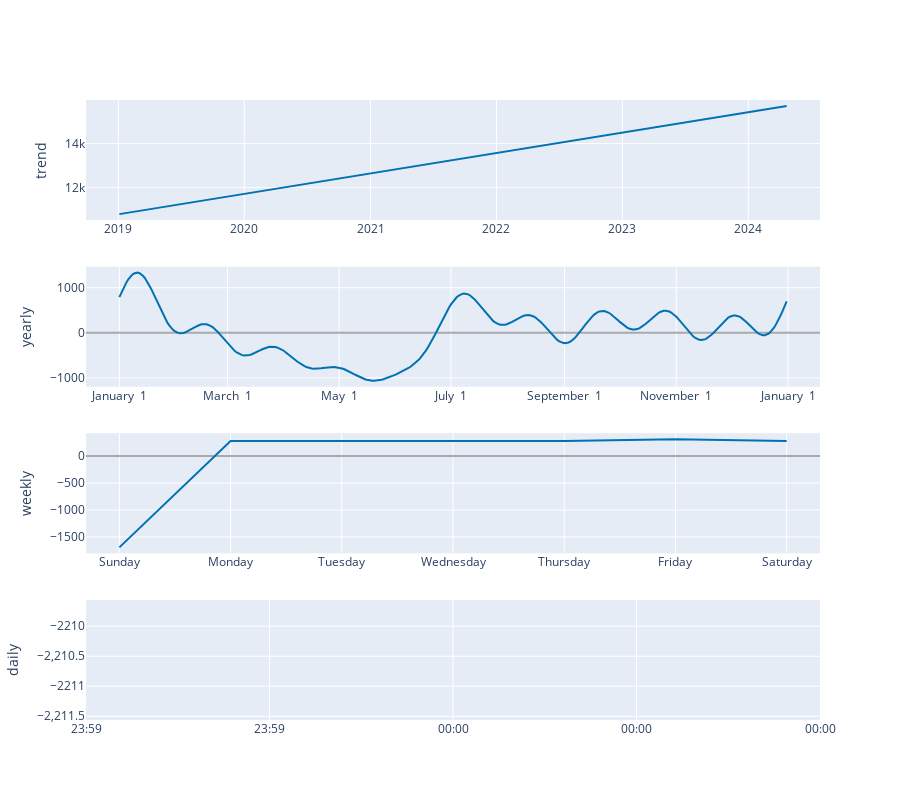

This figure's notebook cell:
### Code cell
plot_components_plotly(m, forecast)

### Figure 1 — Plotly figure (JSON) as saved in the notebook; plotly's stock layout.template omitted (floating-point values rounded to 4 significant figures; data arrays with more than 128 entries replaced by an {"elided": "..."} marker saying what was removed)
{"data": [{"line": {"color": "#0072B2", "width": 2}, "mode": "lines", "name": "trend", "type": "scatter", "x": {"elided": "277 str values"}, "xaxis": "x", "y": {"elided": "277 float values"}, "yaxis": "y"}, {"line": {"color": "rgba(0, 114, 178, 0.2)", "width": 0}, "mode": "lines", "name": "trend_upper", "type": "scatter", "x": {"elided": "277 str values"}, "xaxis": "x", "y": {"elided": "277 float values"}, "yaxis": "y"}, {"fill": "tonexty", "fillcolor": "rgba(0, 114, 178, 0.2)", "line": {"color": "rgba(0, 114, 178, 0.2)", "width": 0}, "mode": "lines", "name": "trend_lower", "type": "scatter", "x": {"elided": "277 str values"}, "xaxis": "x", "y": {"elided": "277 float values"}, "yaxis": "y"}, {"line": {"color": "#0072B2", "width": 2}, "mode": "lines", "name": "yearly", "type": "scatter", "x": {"elided": "365 str values"}, "xaxis": "x2", "y": {"elided": "365 float values"}, "yaxis": "y2"}, {"line": {"color": "#0072B2", "width": 2}, "mode": "lines", "name": "weekly", "type": "scatter", "x": ["2017-01-01T00:00:00", "2017-01-02T00:00:00", "2017-01-03T00:00:00", "2017-01-04T00:00:00", "2017-01-05T00:00:00", "2017-01-06T00:00:00", "2017-01-07T00:00:00"], "xaxis": "x3", "y": [-1691.0, 276.3, 276.3, 276.3, 276.3, 309.7, 276.3], "yaxis": "y3"}, {"line": {"color": "#0072B2", "width": 2}, "mode": "lines", "name": "daily", "type": "scatter", "x": ["2017-01-01T00:00:00"], "xaxis": "x4", "y": [-2211.0], "yaxis": "y4"}], "layout": {"height": 800, "showlegend": false, "width": 900, "xaxis": {"anchor": "y", "domain": [0, 1], "range": ["2018-09-29T07:12:00", "2024-07-26T16:48:00"], "type": "date"}, "xaxis2": {"anchor": "y2", "domain": [0, 1], "range": ["2016-12-13T18:54:02.958904115", "2018-01-18T11:04:57.863013581"], "tickformat": "%B %e", "type": "date"}, "xaxis3": {"anchor": "y3", "domain": [0, 1], "range": ["2016-12-31T16:48:00", "2017-01-07T07:12:00"], "tickformat": "%A", "type": "date"}, "xaxis4": {"anchor": "y4", "domain": [0, 1], "range": ["2017-01-01T00:00:00", "2017-01-01T00:00:00"], "tickformat": "%H:%M", "type": "date"}, "yaxis": {"anchor": "x", "domain": [0.8063, 1], "rangemode": "normal", "title": {"text": "trend"}, "zerolinecolor": "#AAA"}, "yaxis2": {"anchor": "x2", "domain": [0.5375, 0.7312], "title": {"text": "yearly"}, "zerolinecolor": "#AAA"}, "yaxis3": {"anchor": "x3", "domain": [0.2687, 0.4625], "title": {"text": "weekly"}, "zerolinecolor": "#AAA"}, "yaxis4": {"anchor": "x4", "domain": [0, 0.1938], "title": {"text": "daily"}, "zerolinecolor": "#AAA"}}}
